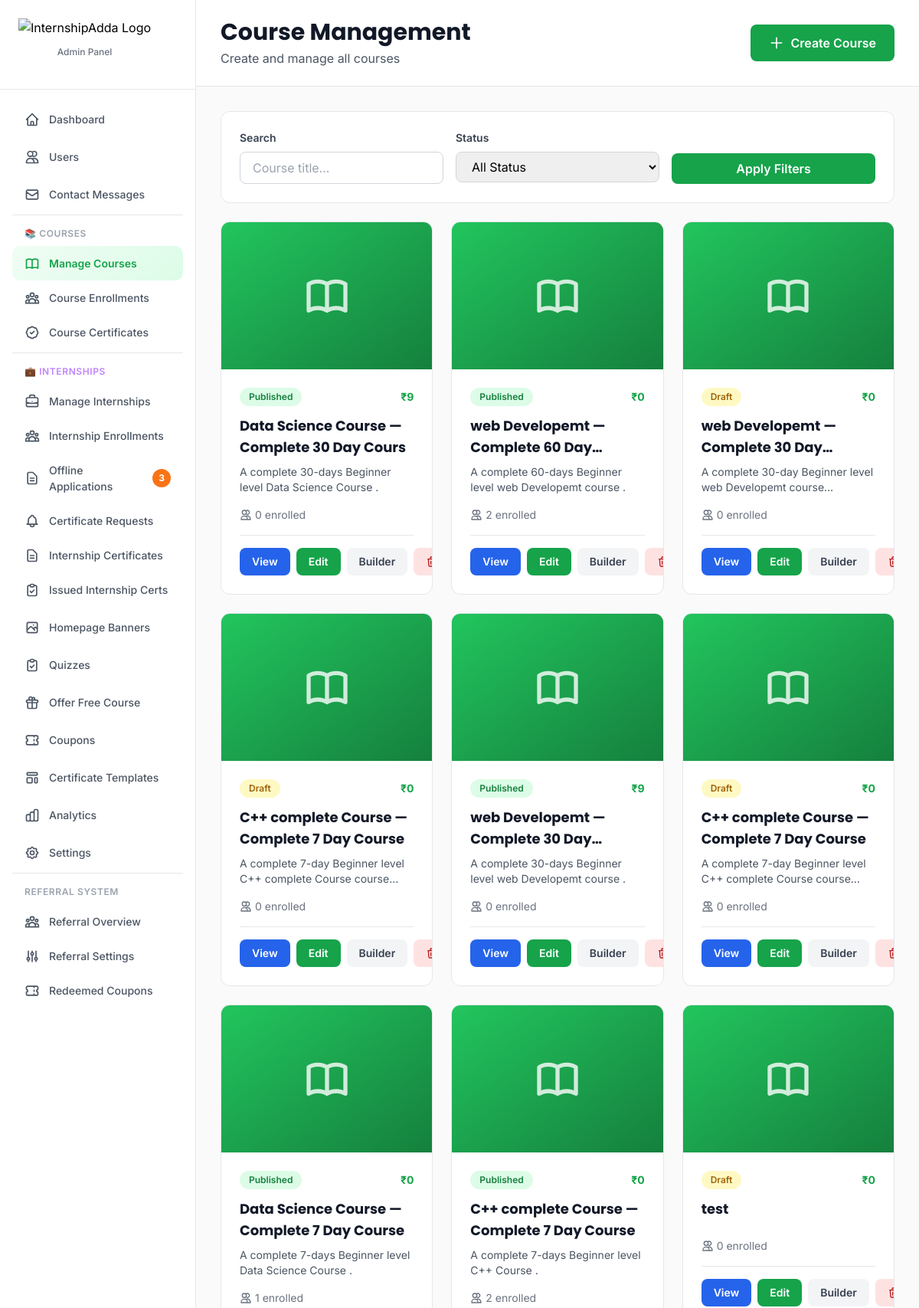
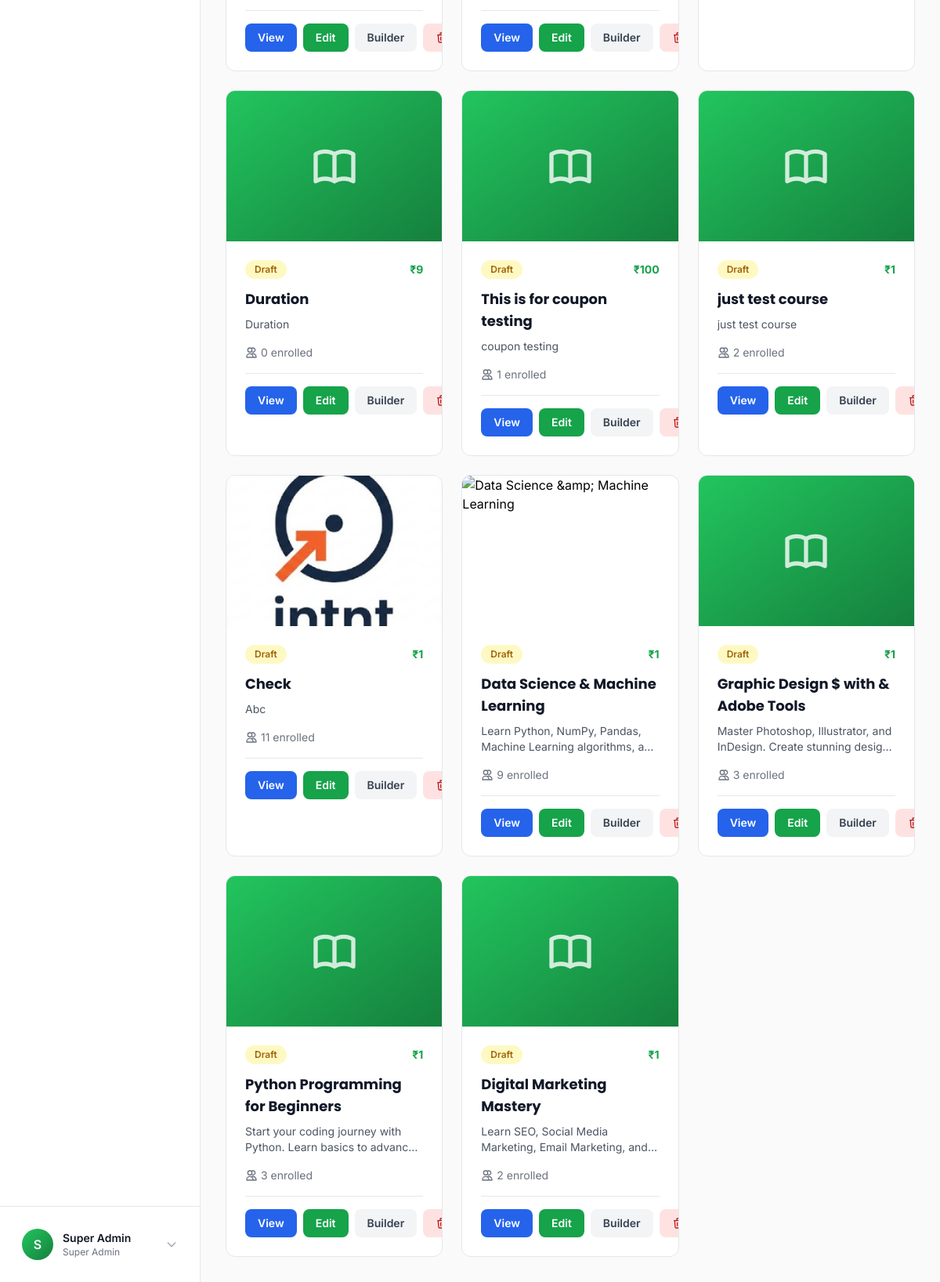
Screenshot of /app/views/admin/courses/list.php (signed in) with the database file from the repository (2 pictures, top to bottom).
### tables this page shows
CREATE TABLE `users` (
  `id` int(10) UNSIGNED NOT NULL,
  `email` varchar(255) NOT NULL,
  `referral_code` varchar(20) DEFAULT NULL,
  `referred_by_code` varchar(20) DEFAULT NULL,
  `mobile` varchar(15) DEFAULT NULL,
  `password` varchar(255) NOT NULL,
  `name` varchar(255) NOT NULL,
  `avatar` varchar(255) DEFAULT NULL,
  `role` enum('admin','manager','learner') DEFAULT 'learner',
  `status` enum('active','suspended','banned') DEFAULT 'active',
  `email_verified` tinyint(1) DEFAULT 0,
  `email_verification_token` varchar(100) DEFAULT NULL,
  `email_verification_expires` datetime DEFAULT NULL,
  `verification_token` varchar(255) DEFAULT NULL,
  `reset_token` varchar(255) DEFAULT NULL,
  `reset_token_expires` datetime DEFAULT NULL,
  `last_login` datetime DEFAULT NULL,
  `created_at` timestamp NULL DEFAULT current_timestamp(),
  `updated_at` timestamp NULL DEFAULT current_timestamp() ON UPDATE current_timestamp()
);

CREATE TABLE `courses` (
  `id` int(10) UNSIGNED NOT NULL,
  `title` varchar(255) NOT NULL,
  `slug` varchar(255) NOT NULL,
  `description` text DEFAULT NULL,
  `cover_image` varchar(255) DEFAULT NULL,
  `icon` varchar(255) DEFAULT NULL,
  `preview_image` varchar(255) DEFAULT NULL,
  `price` decimal(10,2) DEFAULT 0.00,
  `status` enum('draft','published') DEFAULT 'draft',
  `created_by` int(10) UNSIGNED NOT NULL,
  `created_at` timestamp NULL DEFAULT current_timestamp(),
  `updated_at` timestamp NULL DEFAULT current_timestamp() ON UPDATE current_timestamp()
);

### app/views/admin/courses/list.php (the view, shortened to what the rows shown need)
<?php
$dbConfig = require __DIR__ . '/../../../config/database.php';
$dsn = sprintf("mysql:host=%s;port=%s;dbname=%s;charset=%s",
    $dbConfig['host'], $dbConfig['port'], $dbConfig['database'], $dbConfig['charset']
);
$db = new PDO($dsn, $dbConfig['username'], $dbConfig['password'], $dbConfig['options']);
spl_autoload_register(function ($class) {
    $paths = [
        __DIR__ . '/../../../core/' . $class . '.php',
        __DIR__ . '/../../../models/' . $class . '.php',
        __DIR__ . '/../../../controllers/' . $class . '.php',
    ];
    foreach ($paths as $path) {
        if (file_exists($path)) {
            return;
        }
    }
});
$auth = new Auth($db);
$auth->requireAdmin();
$statusFilter = $_GET['status'] ?? '';
$search = $_GET['search'] ?? '';
$courseModel = new Course($db);
$courses = $courseModel->getAll([
    'status' => $statusFilter,
    'search' => $search
]);
?>
<!DOCTYPE html>
<html lang="en">
<head>
    <script src="https://cdn.tailwindcss.com"></script>
</head>
<body>
<?php include __DIR__ . '/../../components/sidebar-admin.php'; ?>
<div class="ml-64 min-h-screen">
    <header class="bg-white border-b border-gray-200 sticky top-0 z-30">
        <div class="px-8 py-6">
            <div class="flex items-center justify-between">
                <div>
                    <h1 class="text-3xl font-bold text-gray-900">Course Management</h1>
                </div>
            </div>
        </div>
    </header>
    <main class="p-8">
        <?php if (empty($courses)): ?>
            <div class="bg-white rounded-xl border border-gray-200 p-12 text-center">
                <svg class="w-16 h-16 text-gray-400 mx-auto mb-4" fill="none" stroke="currentColor" viewBox="0 0 24 24">
                    <path stroke-linecap="round" stroke-linejoin="round" stroke-width="2" d="M12 6.253v13m0-13C10.832 5.477 9.246 5 7.5 5S4.168 5.477 3 6.253v13C4.168 18.477 5.754 18 7.5 18s3.332.477 4.5 1.253m0-13C13.168 5.477 14.754 5 16.5 5c1.747 0 3.332.477 4.5 1.253v13C19.832 18.477 18.247 18 16.5 18c-1.746 0-3.332.477-4.5 1.253"></path>
                </svg>
                <h3 class="text-xl font-bold text-gray-900 mb-2">No courses found</h3>
                <p class="text-gray-600 mb-6">Create your first course to get started</p>
                <a href="/app/views/admin/courses/create.php" class="inline-block bg-primary-600 hover:bg-primary-700 text-white px-6 py-3 rounded-lg font-semibold transition-colors">
                    Create Course
                </a>
            </div>
        <?php else: ?>
            <div class="grid grid-cols-1 md:grid-cols-2 lg:grid-cols-3 gap-6">
    <?php foreach ($courses as $course):
        $enrollmentCount = $courseModel->getEnrollmentCount($course['id']);
        $hasCoverImage = !empty($course['cover_image']);
    ?>
        <div class="bg-white rounded-xl border border-gray-200 overflow-hidden hover:shadow-lg transition-shadow course-card">
            <div class="relative h-48 group">
                <?php if ($hasCoverImage): ?>
                    <img src="<?php echo htmlspecialchars($course['cover_image']); ?>"
                         alt="<?php echo htmlspecialchars($course['title']); ?>"
                         class="w-full h-full object-cover"
                         id="cover-img-<?php echo $course['id']; ?>">
                <?php else: ?>
                    <div class="w-full h-full bg-gradient-to-br from-primary-500 to-primary-700 flex items-center justify-center" id="cover-placeholder-<?php echo $course['id']; ?>">
                    </div>
                <?php endif; ?>
            </div>
            <div class="p-6">
                <div class="flex items-center justify-between mb-3">
                    <span class="px-3 py-1 text-xs font-semibold rounded-full <?php echo $course['status'] === 'published' ? 'bg-green-100 text-green-700' : 'bg-yellow-100 text-yellow-700'; ?>">
                        <?php echo ucfirst($course['status']); ?>
                    </span>
                    <span class="text-sm font-bold text-primary-600">₹<?php echo number_format($course['price']); ?></span>
                </div>
                <h3 class="text-lg font-bold text-gray-900 mb-2 line-clamp-2"><?php echo $course['title']; ?></h3>
                <p class="text-sm text-gray-600 mb-4 line-clamp-2"><?php echo $course['description']; ?></p>
                <div class="flex items-center gap-4 text-sm text-gray-500 mb-4">
                    <div class="flex items-center gap-1">
                        <svg class="w-4 h-4" fill="none" stroke="currentColor" viewBox="0 0 24 24">
                            <path stroke-linecap="round" stroke-linejoin="round" stroke-width="2" d="M12 4.354a4 4 0 110 5.292M15 21H3v-1a6 6 0 0112 0v1zm0 0h6v-1a6 6 0 00-9-5.197M13 7a4 4 0 11-8 0 4 4 0 018 0z"></path>
                        </svg>
                        <span><?php echo $enrollmentCount; ?> enrolled</span>
                    </div>
                </div>
                <div class="flex gap-2 pt-4 border-t border-gray-200">
                    <a href="/app/views/admin/courses/view.php?id=<?php echo $course['id']; ?>" class="flex-1 bg-blue-600 hover:bg-blue-700 text-white px-4 py-2 rounded-lg font-semibold text-sm text-center transition-colors">
                        View
                    </a>
                    <a href="/app/views/admin/courses/edit.php?id=<?php echo $course['id']; ?>" class="flex-1 bg-primary-600 hover:bg-primary-700 text-white px-4 py-2 rounded-lg font-semibold text-sm text-center transition-colors">
                        Edit
                    </a>
                    <a href="/app/views/admin/courses/builder.php?id=<?php echo $course['id']; ?>" class="flex-1 bg-gray-100 hover:bg-gray-200 text-gray-700 px-4 py-2 rounded-lg font-semibold text-sm text-center transition-colors">
                        Builder
                    </a>
                    <button onclick="deleteCourse(<?php echo $course['id']; ?>)" class="px-4 py-2 bg-red-100 hover:bg-red-200 text-red-700 rounded-lg font-semibold text-sm transition-colors">
                        <svg class="w-4 h-4" fill="none" stroke="currentColor" viewBox="0 0 24 24">
                            <path stroke-linecap="round" stroke-linejoin="round" stroke-width="2" d="M19 7l-.867 12.142A2 2 0 0116.138 21H7.862a2 2 0 01-1.995-1.858L5 7m5 4v6m4-6v6m1-10V4a1 1 0 00-1-1h-4a1 1 0 00-1 1v3M4 7h16"></path>
                        </svg>
                    </button>
                </div>
            </div>
        </div>
    <?php endforeach; ?>
</div>
        <?php endif; ?>
    </main>
</div>
</body>
</html>

### app/views/components/sidebar-admin.php (shortened to what the rows shown need)
<?php
$currentUser = $auth->user();
?>
<aside class="fixed left-0 top-0 h-full w-64 bg-white border-r border-gray-200 z-40" id="adminSidebar">
    <div class="flex flex-col h-full">
        <div class="p-4 border-t border-gray-200">
            <div class="flex items-center gap-3 p-3 rounded-lg hover:bg-gray-50 transition-colors cursor-pointer" onclick="toggleProfileMenu()">
                <div class="w-10 h-10 bg-gradient-to-br from-primary-500 to-primary-700 rounded-full flex items-center justify-center text-white font-semibold">
                    <?php echo strtoupper(substr($currentUser['name'], 0, 1)); ?>
                </div>
                <div class="flex-1 min-w-0">
                    <p class="text-sm font-semibold text-gray-900 truncate"><?php echo htmlspecialchars($currentUser['name']); ?></p>
                    <p class="text-xs text-gray-500">Super Admin</p>
                </div>
                <svg class="w-4 h-4 text-gray-400" fill="none" stroke="currentColor" viewBox="0 0 24 24">
                    <path stroke-linecap="round" stroke-linejoin="round" stroke-width="2" d="M19 9l-7 7-7-7"></path>
                </svg>
            </div>
        </div>
    </div>
</aside>

### rows the page displays
users: name "S", name "Super Admin"
courses: status "Published", price "9", title "Data Science Course — Complete 30 Day Cours", description "A complete 30-days Beginner level Data Science Course .", enrollmentCount "0"
courses: status "Published", price "0", title "web Developemt — Complete 60…", description "A complete 60-days Beginner level web Developemt course .", enrollmentCount "2"
courses: status "Draft", price "0", title "web Developemt — Complete 30…", description "A complete 30-day Beginner level web Developemt…", enrollmentCount "0"
courses: status "Draft", price "0", title "C++ complete Course — Complete 7 Day Course", description "A complete 7-day Beginner level C++ complete Course…", enrollmentCount "0"
courses: status "Published", price "9", title "web Developemt — Complete 30…", description "A complete 30-days Beginner level web Developemt course .", enrollmentCount "0"
courses: status "Draft", price "0", title "C++ complete Course — Complete 7 Day Course", description "A complete 7-day Beginner level C++ complete Course…", enrollmentCount "0"
courses: status "Published", price "0", title "Data Science Course — Complete 7 Day Course", description "A complete 7-days Beginner level Data Science Course .", enrollmentCount "1"
courses: status "Published", price "0", title "C++ complete Course — Complete 7 Day Course", description "A complete 7-days Beginner level C++ Course .", enrollmentCount "2"
courses: status "Draft", price "0", title "test", enrollmentCount "0"
courses: status "Draft", price "9", title "Duration", description "Duration", enrollmentCount "0"
courses: status "Draft", price "100", title "This is for coupon testing", description "coupon testing", enrollmentCount "1"
courses: status "Draft", price "1", title "just test course", description "just test course", enrollmentCount "2"
courses: status "Draft", price "1", title "Check", description "Abc", enrollmentCount "11"
courses: status "Draft", price "1", title "Data Science & Machine Learning", description "Learn Python, NumPy, Pandas, Machine Learning algorithms,…", enrollmentCount "9"
courses: status "Draft", price "1", title "Graphic Design $ with & Adobe Tools", description "Master Photoshop, Illustrator, and InDesign. Create stunning…", enrollmentCount "3"
courses: status "Draft", price "1", title "Python Programming for Beginners", description "Start your coding journey with Python. Learn basics to…", enrollmentCount "3"
courses: status "Draft", price "1", title "Digital Marketing Mastery", description "Learn SEO, Social Media Marketing, Email Marketing,…", enrollmentCount "2"

### other values shown
$pendingCount "3"
